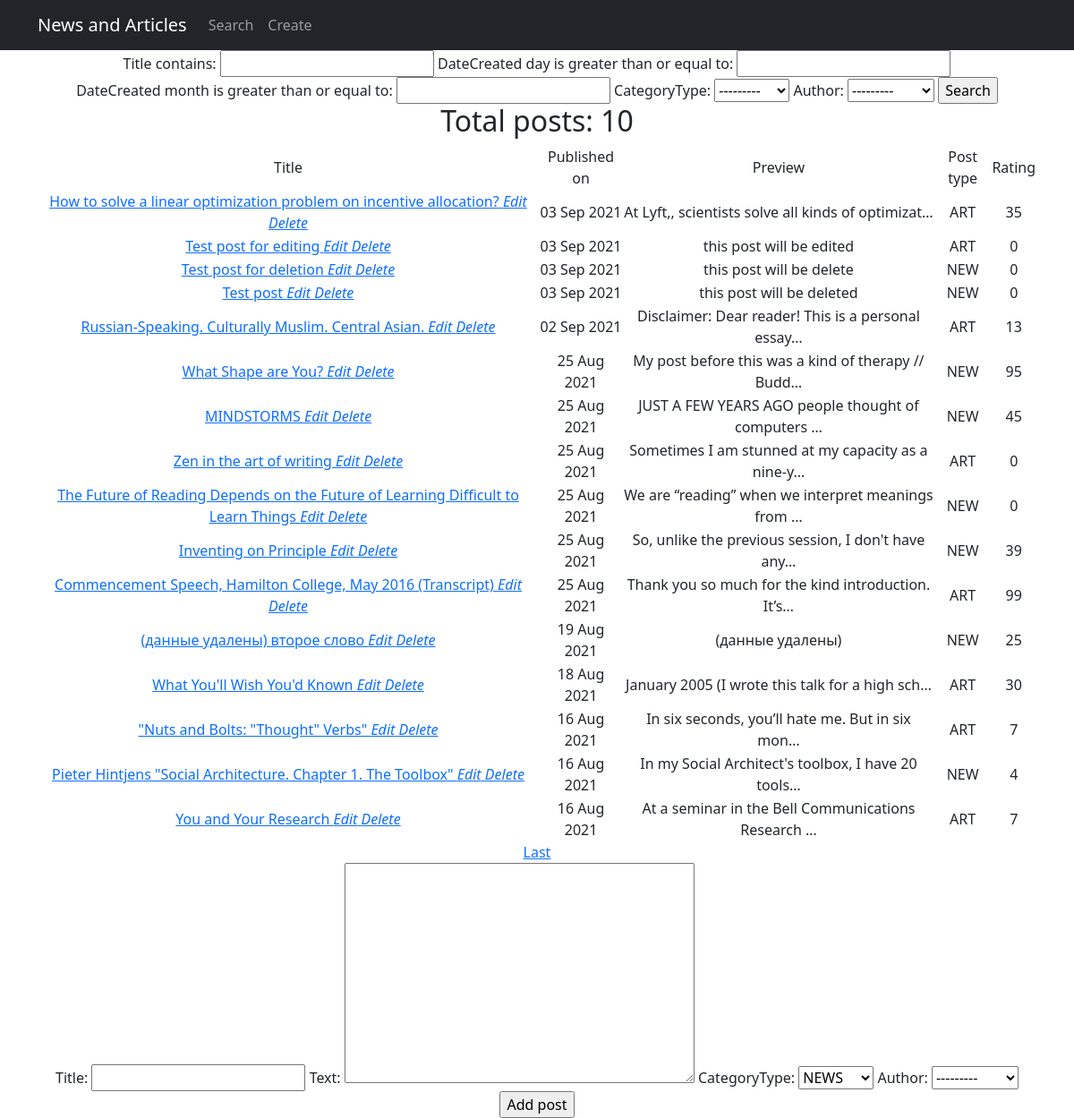
Page /news/search/ on the earlier database version.
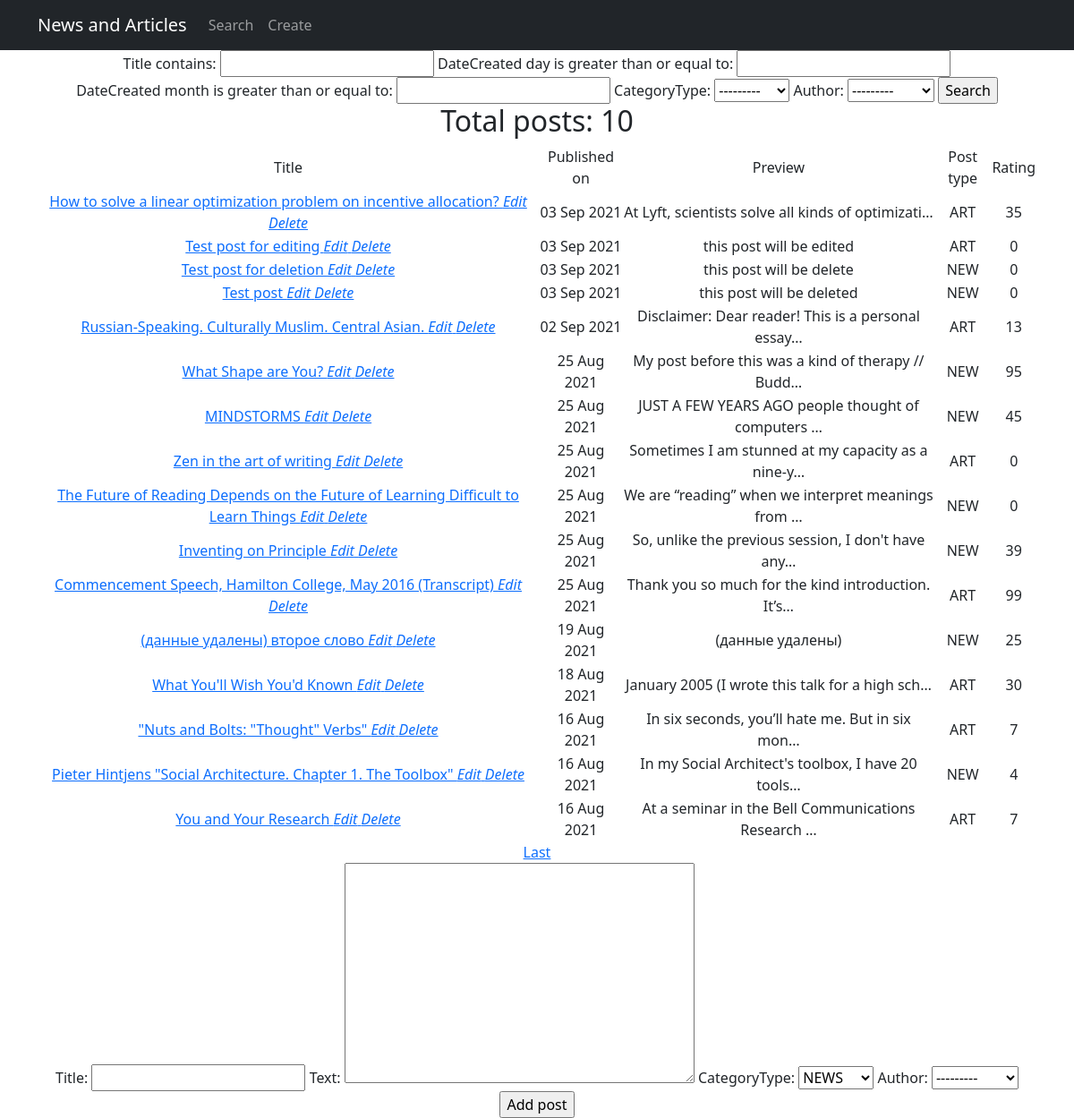
Same page on the later database version.
### news/models.py (models this page shows, shortened)
class Post(models.Model):
    author = models.ForeignKey(Author, on_delete=models.CASCADE)
    NEWS = 'NEW'
    ARTICLE = 'ART'
    CATEGORY_CHOICES = [(NEWS, 'NEWS'), (ARTICLE, 'ARTICLE'), ]
    categoryType = models.CharField(max_length=3, choices=CATEGORY_CHOICES, default=NEWS)
    dateCreated = models.DateTimeField(auto_now_add=True)
    postCategory = models.ManyToManyField(Category, through='PostCategory')
    title = models.CharField(max_length=128)
    text = models.TextField()
    rating = models.SmallIntegerField(default=0)
    def get_absolute_url(self):
        return f'/news/{self.id}'

### news/views.py (the view, shortened to what this page needs)
# urls.py: path('search/', PostSearchView.as_view(), name='post_search'),
class PostSearchView(ListView):
    model = Post
    template_name = 'post_search.html'
    context_object_name = 'news'
    queryset = Post.objects.order_by('-id')
    paginate_by = 10
    form_class = PostForm
    def get_context_data(self, **kwargs):
        context = super().get_context_data(**kwargs)
        context['filter'] = PostFilter(self.request.GET, queryset=self.get_queryset())
        context['categories'] = Category.objects.all()
        context['form'] = PostForm()
        return context

### news/forms.py
class PostForm(ModelForm):
    class Meta:
        model = Post
        fields = ['title', 'text', 'categoryType', 'author']

### news/models.py (called while the page is built)
    def __str__(self):
        return f'{self.authorUser.username}'

### news/templatetags/custom_filters.py (called while the page is built)
@register.filter(name='censor')
def censor(value):
    for word in censor_list:
        value = value.replace(word, replacement_word)
    return value

@register.simple_tag(takes_context=True)
def param_replace(context, **kwargs):
    d = context['request'].GET.copy()
    for k, v in kwargs.items():
        d[k] = v
    for k in [k for k, v in d.items() if not v]:
        del d[k]
    return d.urlencode()

### templates/post_search.html (shortened to what this page needs)
{% extends 'flatpages/default.html' %}
{% load custom_filters %}
{% block content %}
<form method="GET">
    {{ filter.form }}
    <input type="submit" value="Search">
</form>
    {% if news %}
<h2>Total posts: {{news|length}}</h2>
<table>
            <tr>
                <td>
                    Title
                </td>
                <td>
                    Published on
                </td>
                <td>
                    Preview
                </td>
                <td>
                    Post type
                </td>
                <td>
                    Rating
            </tr>
        {% for news in filter.qs %}
            <tr>
                <td>
                   <a href="{{ news.get_absolute_url }}"> {{ news.title|censor }} </a>
                    <a href="{{ news.get_absolute_url }}/create"> <i>Edit</i> </a>
                    <a href="{{ news.get_absolute_url }}/delete"> <i>Delete</i> </a>
                </td>
                <td>
                    {{ news.dateCreated|date:'d M Y' }}
                </td>
                <td>
                    {{ news.text|truncatechars:50|censor }}
                </td>
                 <td>
                    {{ news.categoryType }}
                </td>
                <td>
                    {{ news.rating }}
                </td>
            </tr>
        {% endfor %}
        </table>
    {% else %}
        <h2> No news today :( </h2>
    {% endif %}
{% if is_paginated %}
    {% if page_obj.has_next %}
        <a href="?{% param_replace page=paginator.num_pages %}">Last</a>
    {% endif %}
{% endif %}
<form method="POST">
    {{ form }}
    <input type="Submit" value="Add post">
</form>
{% endblock content %}

Differences in the rows shown:
changed Post "How to solve a linear optimization problem on incentive allocation?": text|censor "At Lyft,, scientists solve all kinds of optimizat…" → "At Lyft, scientists solve all kinds of optimizati…"
